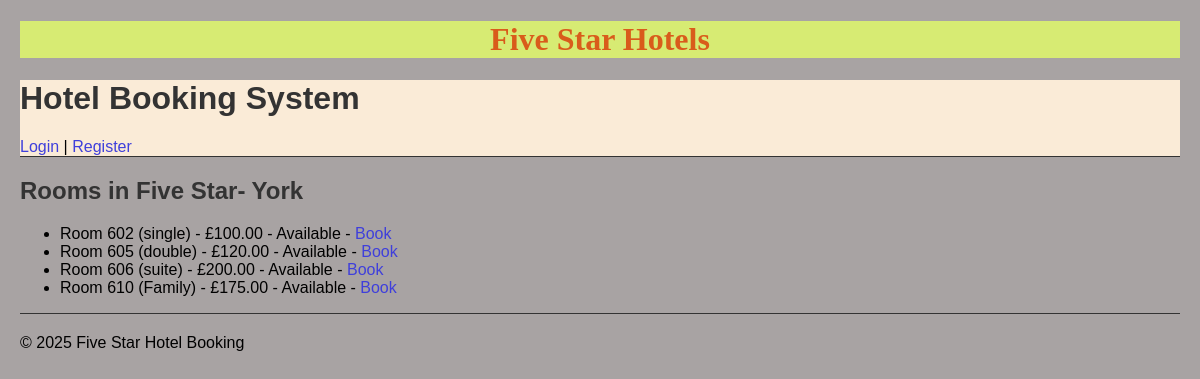
Before: /booking/hotel/2/rooms/ with the older database file.
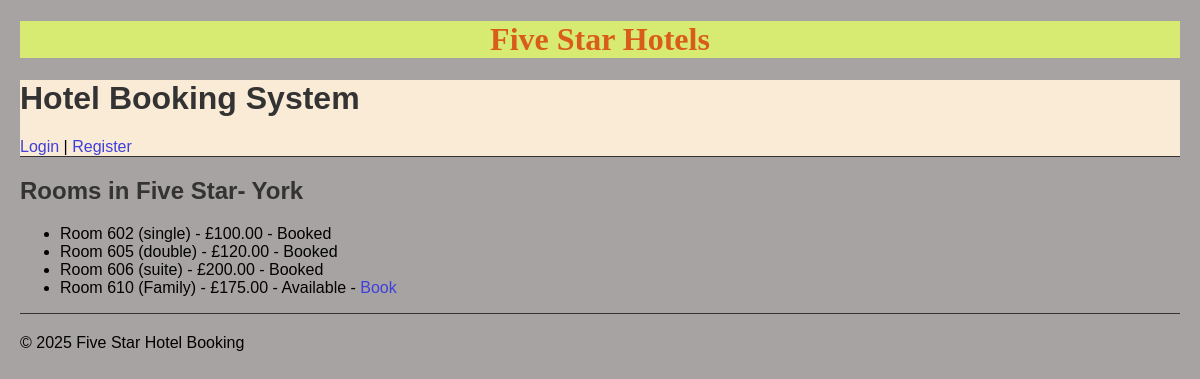
After: the same page with the newer database file.
### booking/models.py (models this page shows, shortened)
class Room(models.Model):
    ROOM_TYPES = [
        ('single', 'Single'),
        ('double', 'Double'),
        ('suite', 'Suite'),
        ('family', 'Family'),
    ]
    hotel = models.ForeignKey(Hotel, on_delete=models.CASCADE, related_name='rooms')
    room_number = models.CharField(max_length=10)
    room_type = models.CharField(max_length=10, choices=ROOM_TYPES)
    price_per_night = models.DecimalField(max_digits=6, decimal_places=2)
    is_available = models.BooleanField(default=True)

### booking/views.py (the view)
# urls.py: path('hotel/<int:hotel_id>/rooms/', views.room_list, name='room_list'),
def room_list(request, hotel_id):
    hotel = get_object_or_404(Hotel, pk=hotel_id)
    rooms = hotel.rooms.all()
    return render(request, 'booking/room_list.html', {'hotel': hotel, 'rooms': rooms})

### booking/templates/booking/room_list.html
{% extends 'base.html' %}
{% block content %}
<h2>Rooms in {{ hotel.name }}</h2>
<ul>
  {% for room in rooms %}
    <li>
      Room {{ room.room_number }} ({{ room.room_type }}) - £{{ room.price_per_night }}
      {% if room.is_available %}
        - Available - <a href="{% url 'booking:book_room' room.id %}">Book</a>
      {% else %}
        - Booked
      {% endif %}
    </li>
  {% empty %}
    <li>No rooms available.</li>
  {% endfor %}
</ul>
{% endblock %}

Changed rows visible on the page:
changed Room "single": is_available "- Available - Book" → "- Booked"
changed Room "double": is_available "- Available - Book" → "- Booked"
changed Room "suite": is_available "- Available - Book" → "- Booked"
